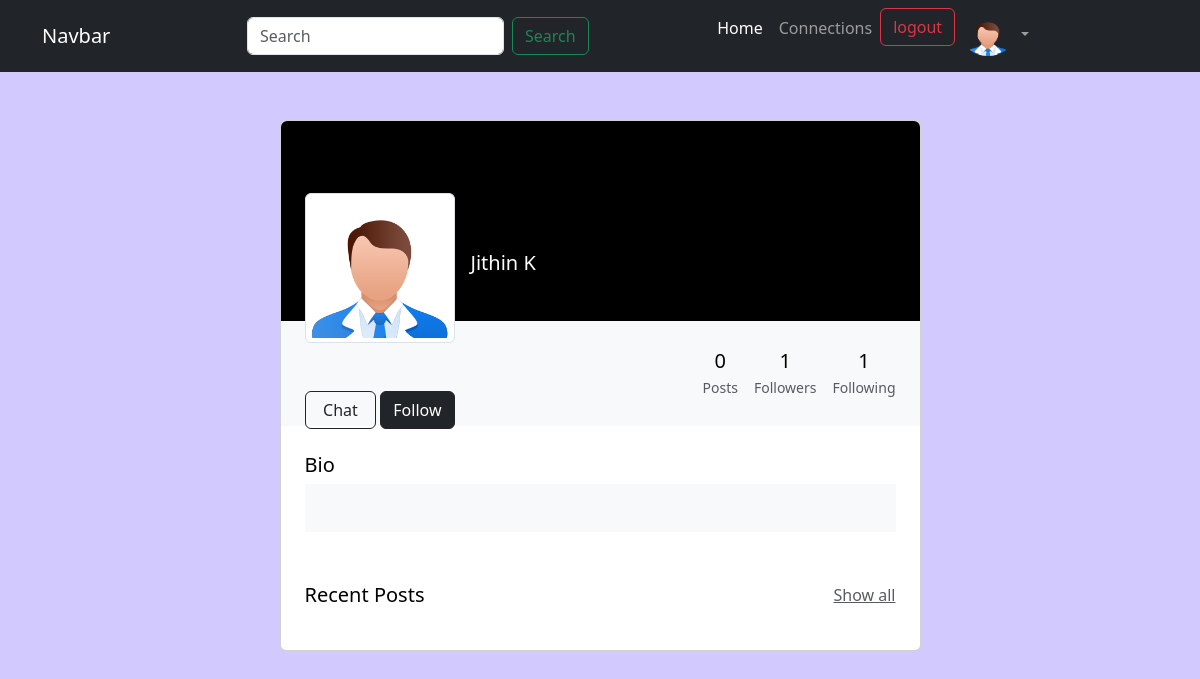
Screenshot of /user/profile/7 (signed in) with the database file from the repository.
### user/models.py (models this page shows, shortened)
class Profile(models.Model):
    user = models.OneToOneField(User, on_delete=models.CASCADE)
    bio = models.TextField(blank=True)
    profileimg = models.ImageField(upload_to='profile_images', default='')
    phone = models.CharField(max_length=50,blank=True)
    state = models.CharField(max_length=100, blank=True)
    follows = models.ManyToManyField('self',
                                     related_name='followed_by',
                                     symmetrical=False,blank=True)

### user/views.py (the view, shortened to what this page needs)
# urls.py: path('profile/<int:id>',ProfilePage.as_view(),name='profile'),
class ProfilePage(View):
    def get(self,request,id):
        if request.user.is_authenticated:
            profile = Profile.objects.get(id=id)
            posts = Post.objects.filter(userprofile=profile)
            return render(request,'profile.html',{'profile':profile,'posts':posts})
        else:
            messages.error(request,'Loggin to view this page')
            return redirect('userhome')

### user/context_processors.py (called while the page is built)
def userinfo(request):
    if request.user.is_authenticated:
        userinfo = Profile.objects.get(user=request.user)
        return {'userinfo':userinfo}
    else:
        return {'userinfo':''}

### user/templates/profile.html (shortened to what this page needs)
{% extends 'layout.html' %}
{% load static %}
{% block content %}
<section class="h-100">
    <div class="container py-5 h-100">
      <div class="row d-flex justify-content-center align-items-center h-100">
        <div class="col col-lg-9 col-xl-7">
          <div class="card">
            <div class="rounded-top text-white d-flex flex-row" style="background-color: #000; height:200px;">
              <div class="ms-4 mt-5 d-flex flex-column" style="width: 150px;">
                {% if profile.profileimg %}
                <img src="{{profile.profileimg.url}}"
                alt="Generic placeholder image" class="img-fluid img-thumbnail mt-4 mb-5"
                style="width: 150px; z-index: 1">
                {% else %}
                <img src="{% static 'images/demoavatar.png' %}"
                alt="Generic placeholder image" class="img-fluid img-thumbnail mt-4 mb-5"
                style="width: 150px; z-index: 1">
                {% endif %}
                {% if profile.user == request.user %}
                <a type="button" class="btn btn-outline-dark" data-mdb-ripple-color="dark"
                  style="z-index: 1;" href="{% url "editpro" profile.id %}">
                  Edit profile
                </a>
                {% else %}
                <div class="d-flex" style="z-index: 1;">
                  <button type="button" class="btn btn-outline-dark me-1 flex-grow-1">Chat</button>
                  <form action="" method="post">
                    {% if profile in userinfo.follows.all %}
                    <button type="submit" name='follow' value='unfollow' class="btn btn-dark flex-grow-1">unfollow</button>
                    {% else %}
                    <button type="sumbit" name='follow' value='follow' class="btn btn-dark flex-grow-1">Follow</button>
                    {% endif %}
                  </form>
                </div>
                {% endif %}
              </div>
              <div class="ms-3" style="margin-top: 130px;">
                <h5>{{profile.user.first_name}} {{profile.user.last_name}}</h5>
              </div>
            </div>
            <div class="p-4 text-black" style="background-color: #f8f9fa;">
              <div class="d-flex justify-content-end text-center py-1">
                <div>
                  <p class="mb-1 h5">{{profile.userpost.all | length}}</p>
                  <p class="small text-muted mb-0">Posts</p>
                </div>
                <div class="px-3">
                  <p class="mb-1 h5">{{profile.followed_by.all | length}}</p>
                  <p class="small text-muted mb-0">Followers</p>
                </div>
                <div>
                  <p class="mb-1 h5">{{profile.follows.all | length}}</p>
                  <p class="small text-muted mb-0">Following</p>
                </div>
              </div>
            </div>
            <div class="card-body p-4 text-black">
              <div class="mb-5">
                <p class="lead fw-normal mb-1">Bio</p>
                <div class="p-4" style="background-color: #f8f9fa;">
                </div>
              </div>
              <div class="d-flex justify-content-between align-items-center mb-4">
                <p class="lead fw-normal mb-0">Recent Posts</p>
                <p class="mb-0"><a href="#!" class="text-muted">Show all</a></p>
              </div>
            </div>
          </div>
        </div>
      </div>
    </div>
  </section>
{% endblock content %}

### static/css/style.css (style rules this page uses)
:root { --primary-color:#d2c9ff; --secondary-color:#f9f9f9; --dark-color:black; }
body { background-color: var(--primary-color); }

### rows the page displays
Profile: user.first_name "Jithin", user.last_name "K", userpost.all|length "0", followed_by.all|length "1", follows.all|length "1"
